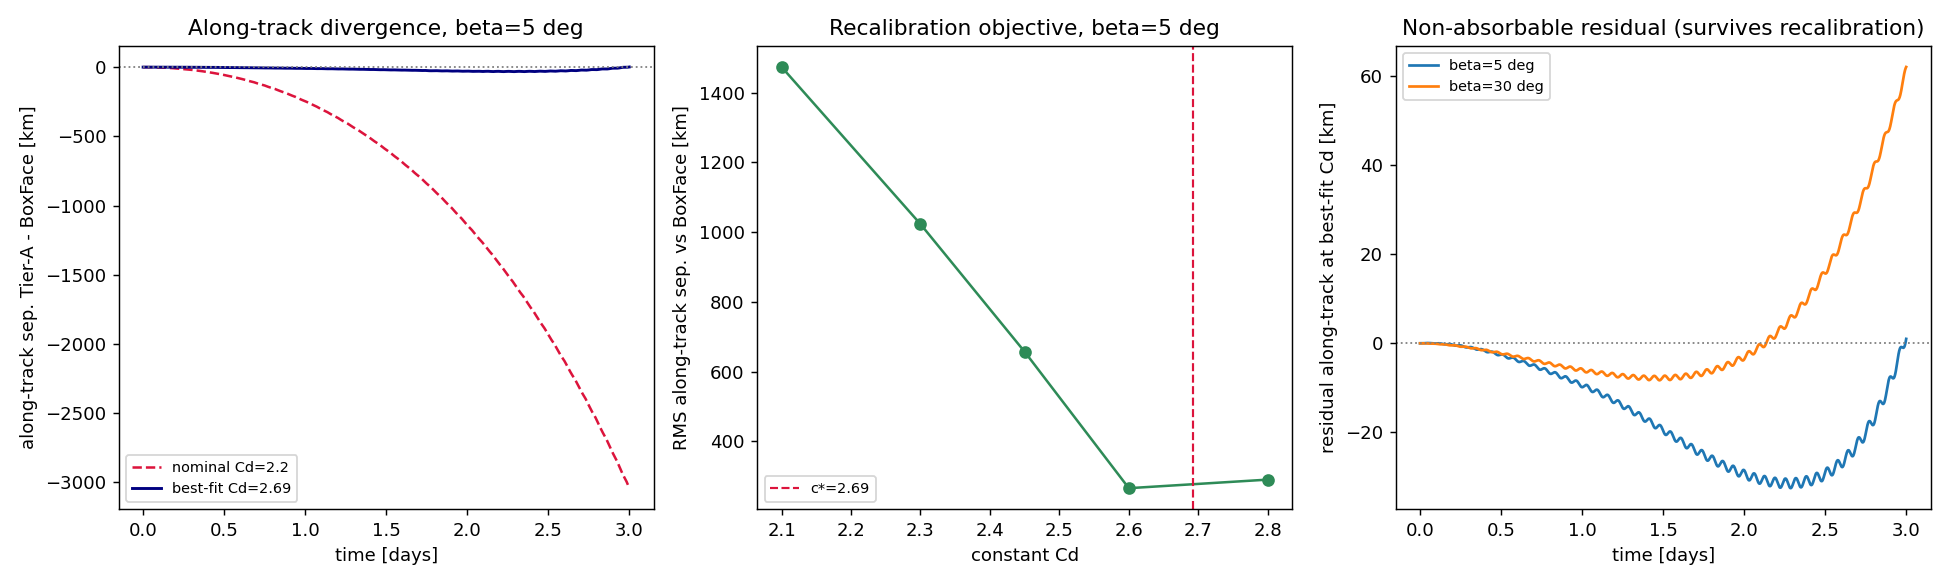

The Python source for this figure:
"""
Tier B (BoxFaceCd) RIGOROUS benefit study (build-plan Chunk 6, contract:
general-upgrades-1.md "Tier B Drag" -> Evidence pipeline 4). The final SHIP/DROP
gate: confirms (or refutes) the Chunk-1 cheap kernel-only signal with REAL
propagations.

  >>> RUN IN THE propygator CONDA ENV, NOT the throwaway venv. <<<
  This driver imports propygator, starts the JVM, and needs orekit-data. Every
  other script in this folder is venv-only (no Orekit); this one is the hybrid
  "propagate in the conda env" half the contract calls for. The shipped per-face
  table (data/box_face_cd_default.npz, Chunk 2) supplies BoxFaceCd.default().

      conda run -n propygator python cd_box_benefit_study.py > cd_box_benefit_study_results.txt

Question (the ship-or-drop gate): for a representative Sun-pointing LEO sail, is
the along-track trajectory divergence between Tier A (a best-fit CONSTANT Cd box)
and BoxFaceCd (the per-face free-molecular table) MATERIAL, and does it SURVIVE
re-fitting the constant Cd? A single scalar Cd has one degree of freedom (overall
drag scale); it can match the window-mean drag but not the attitude-correlated
SHAPE of the per-face drag. If a recalibrated scalar absorbs the divergence,
BoxFaceCd is not worth shipping; if a coherent residual survives recalibration, it
is.

Method (REAL propagate_numerical, conda env -- the rigorous twin of the Chunk-1
kinematic estimate cd_box_benefit_estimate.py):
  * Scenario reused from Chunk 1 (maintainer-confirmed): a flat Sun-pointing drag
    sail, 450 km circular / 51.6 deg, solar-max epoch, high A/m. SunPointing holds
    the body +Z face normal on the Sun, so the face-flow angle theta sweeps the
    full [0, pi] over an orbit; the beta angle (Sun vs orbit plane, set by RAAN)
    governs how much of [0, pi] the sail sees. Low beta = richest sweep = the
    worst (most material) case.
  * Run B (BoxFace): box_and_panels(..., drag_coefficient=BoxFaceCd.default()) ->
    the per-face sum. Run A (Tier A): the SAME box with a scalar drag_coefficient
    -> Orekit's BoxAndSolarArraySpacecraft projected-area drag. Identical in every
    other respect (forces, integrator, attitude, initial state, output grid), so
    the along-track difference isolates the Cd model. SRP / gravity / third-body
    are common-mode and cancel.
  * Along-track divergence: sample both trajectories on the shared grid, project
    (r_A - r_B) onto Run A's velocity unit vector. Recalibration: sweep the scalar
    Cd, minimize the RMS along-track separation vs Run B over the
    window, parabolic-refine the best-fit c*, and report the RESIDUAL divergence
    that survives at c* -- the part no constant Cd can represent. Normalize it by
    the Tier-A drag's own along-track effect (vs a no-drag reference run) so the
    verdict is a fraction, not a raw km that just scales with A/m.

Reference-only: not shipped, not in CI, outside testpaths. ASCII-only stdout
(cp1252 redirect). The maintainer makes the SHIP/DROP call from this evidence.
"""
from __future__ import annotations

import math
import time
from pathlib import Path

import numpy as np

import matplotlib

matplotlib.use("Agg")
import matplotlib.pyplot as plt  # noqa: E402

import propygator as pgr  # noqa: E402,F401  (kept for provenance / version stamp)
from propygator import (  # noqa: E402
    BoxFaceCd,
    ForceModelConfig,
    IntegratorConfig,
    KeplerianElements,
    SpacecraftConfig,
    SpacecraftGeometry,
    SunPointing,
    propagate_numerical,
)
from propygator.core.frames import Frame  # noqa: E402
from propygator.core.time import Epoch, TimeScale  # noqa: E402

# ---------------------------------------------------------------------------
# Scenario (reused verbatim from Chunk 1 cd_box_benefit_estimate.py; the
# maintainer-confirmed representative sail). Per-unit-area verdict is independent
# of A_SIDE/MASS; those + ALT only scale the absolute along-track km.
# ---------------------------------------------------------------------------
EPOCH_ISO = "2002-07-01T00:00:00"  # solar max (NRLMSISE-00 reads real CSSI SW)
ALT_KM = 450.0  # circular
INC_DEG = 51.6  # ISS-like
A_SIDE_M = 4.0  # square sail edge -> 16 m^2 large faces (+/- body Z)
Z_THICK_M = 0.02  # thin plate (2 cm); edge faces ~0.08 m^2, negligible
MASS_KG = 12.0  # A/m ~ 1.33 m^2/kg (aggressive drag sail)
WINDOW_DAYS = 3.0
OUTPUT_STEP_S = 120.0
TARGET_BETAS = [5.0, 30.0]  # deg; low = worst/richest sweep, mid = sanity
CD_GRID = [2.1, 2.3, 2.45, 2.6, 2.8]  # bracket the Chunk-1 c* ~ 2.4-2.7
CD_NOMINAL = 2.2  # textbook scalar, for the "no recalibration" contrast

R_EQ_M = 6378137.0  # WGS84 equatorial radius (for altitude reporting only)
MU_EARTH = 3.986004418e14


# ---------------------------------------------------------------------------
# RAAN <-> beta geometry (low-precision Sun, ASCII; selection only -- the
# propagator uses its own Sun. beta here is an approximate scenario label.)
# ---------------------------------------------------------------------------
def _jd(iso: str) -> float:
    dt = np.datetime64(iso)
    return 2440587.5 + (dt - np.datetime64("1970-01-01T00:00:00")) / np.timedelta64(1, "D")


def _sun_eci_hat(jd: float) -> np.ndarray:
    """Low-precision Sun unit vector in ECI (mean equator/equinox), ~0.01 deg."""
    T = (jd - 2451545.0) / 36525.0
    L = math.radians((280.460 + 36000.771 * T) % 360.0)
    M = math.radians((357.5291 + 35999.0503 * T) % 360.0)
    lam = L + math.radians(1.914666 * math.sin(M) + 0.019994 * math.sin(2 * M))
    eps = math.radians(23.439291 - 0.0130042 * T)
    return np.array([math.cos(lam), math.cos(eps) * math.sin(lam),
                     math.sin(eps) * math.sin(lam)])


def _orbit_normal(raan: float, inc: float) -> np.ndarray:
    return np.array([math.sin(inc) * math.sin(raan),
                     -math.sin(inc) * math.cos(raan),
                     math.cos(inc)])


def _raan_for_beta(target_beta_deg: float, inc: float, sun_hat: np.ndarray) -> tuple[float, float]:
    """RAAN [rad] whose orbit plane gives the beta closest to target; realized beta."""
    raans = np.linspace(0.0, 2 * math.pi, 1441)
    betas = np.degrees(np.arcsin(np.clip(
        [float(np.dot(sun_hat, _orbit_normal(o, inc))) for o in raans], -1.0, 1.0)))
    j = int(np.argmin(np.abs(betas - target_beta_deg)))
    return float(raans[j]), float(betas[j])


# ---------------------------------------------------------------------------
# Propagation helpers
# ---------------------------------------------------------------------------
def _initial_state(raan: float) -> "pgr.State":
    epoch = Epoch.from_iso(EPOCH_ISO, TimeScale.UTC)
    a = R_EQ_M + ALT_KM * 1e3
    els = KeplerianElements(a, 0.0, math.radians(INC_DEG), raan, 0.0, 0.0)
    return els.to_state(epoch, Frame.EME2000)


def _geometry(drag_coefficient) -> SpacecraftGeometry:
    return SpacecraftGeometry.box_and_panels(
        x_length_m=A_SIDE_M, y_length_m=A_SIDE_M, z_length_m=Z_THICK_M,
        drag_coefficient=drag_coefficient,
    )


def _propagate(state, drag_coefficient, *, drag: bool = True):
    """One propagation of the scenario; returns the Trajectory."""
    geom = _geometry(drag_coefficient if drag else CD_NOMINAL)
    sc = SpacecraftConfig(mass_kg=MASS_KG, geometry=geom)
    fm = ForceModelConfig(
        gravity_degree=70, gravity_order=70,
        drag=drag, atmosphere_model="NRLMSISE-00", srp=True,
    )
    return propagate_numerical(
        state, WINDOW_DAYS * 86400.0, output_step=OUTPUT_STEP_S,
        force_models=fm, spacecraft=sc, attitude=SunPointing(),
        integrator=IntegratorConfig.default(),
    )


def _along_track(traj_a, traj_b) -> np.ndarray:
    """Along-track separation [m] of A relative to B, on the shared grid.

    Projects (r_A - r_B) onto A's velocity unit vector, sample by sample.
    Truncates to the common length defensively (both share start + output_step,
    so samples align by index; a guard could in principle stop one early)."""
    n = min(len(traj_a.positions), len(traj_b.positions))
    dr = traj_a.positions[:n] - traj_b.positions[:n]
    v = traj_a.velocities[:n]
    vhat = v / np.linalg.norm(v, axis=1, keepdims=True)
    return np.einsum("ij,ij->i", dr, vhat)


def _times_days(traj, n: int) -> np.ndarray:
    return np.arange(n) * OUTPUT_STEP_S / 86400.0


def _alt_km(traj) -> tuple[float, float]:
    a0 = float(np.linalg.norm(traj.positions[0]) - R_EQ_M)
    aN = float(np.linalg.norm(traj.positions[-1]) - R_EQ_M)
    return a0 / 1e3, aN / 1e3


# ---------------------------------------------------------------------------
# Per-beta study
# ---------------------------------------------------------------------------
def run_beta(target_beta_deg: float, sun_hat: np.ndarray) -> dict:
    raan, beta = _raan_for_beta(target_beta_deg, math.radians(INC_DEG), sun_hat)
    state = _initial_state(raan)

    # Run B: the per-face BoxFace truth.
    traj_b = _propagate(state, BoxFaceCd.default())

    # Sweep the constant Cd; objective = RMS along-track separation vs B.
    grid_rms = []
    grid_traj = {}
    for c in CD_GRID:
        ta = _propagate(state, float(c))
        s = _along_track(ta, traj_b)
        grid_rms.append(float(np.sqrt(np.mean(s ** 2))))
        grid_traj[c] = ta
    grid_rms = np.array(grid_rms)

    # Parabolic refine over the 3 points bracketing the grid minimum.
    j = int(np.argmin(grid_rms))
    if 0 < j < len(CD_GRID) - 1:
        x0, x1, x2 = CD_GRID[j - 1], CD_GRID[j], CD_GRID[j + 1]
        y0, y1, y2 = grid_rms[j - 1], grid_rms[j], grid_rms[j + 1]
        denom = (x0 - x1) * (x0 - x2) * (x1 - x2)
        a_q = (x2 * (y1 - y0) + x1 * (y0 - y2) + x0 * (y2 - y1)) / denom
        b_q = (x2 ** 2 * (y0 - y1) + x1 ** 2 * (y2 - y0) + x0 ** 2 * (y1 - y2)) / denom
        c_star = -b_q / (2 * a_q) if a_q > 0 else CD_GRID[j]
        c_star = float(np.clip(c_star, CD_GRID[0], CD_GRID[-1]))
    else:
        c_star = CD_GRID[j]

    # Confirmation run at c_star (reuse a grid run if it lands on a node).
    if any(abs(c_star - c) < 1e-9 for c in CD_GRID):
        traj_a_best = grid_traj[min(CD_GRID, key=lambda c: abs(c - c_star))]
    else:
        traj_a_best = _propagate(state, c_star)
    s_best = _along_track(traj_a_best, traj_b)
    s_nom = _along_track(grid_traj.get(CD_NOMINAL) or _propagate(state, CD_NOMINAL), traj_b)

    # Tier-A drag's own along-track effect: best-fit drag run vs a no-drag run.
    traj_nodrag = _propagate(state, None, drag=False)
    s_drag_effect = _along_track(traj_a_best, traj_nodrag)

    n = len(s_best)
    return dict(
        beta=beta, raan=raan, c_star=c_star,
        cd_grid=list(CD_GRID), grid_rms=grid_rms,
        s_best=s_best, s_nom=s_nom, s_drag_effect=s_drag_effect,
        t_days=_times_days(traj_b, n),
        alt_b=_alt_km(traj_b), alt_a=_alt_km(traj_a_best),
        rms_best=float(np.sqrt(np.mean(s_best ** 2))),
        max_best=float(np.max(np.abs(s_best))),
        final_best=float(s_best[-1]),
        final_nom=float(s_nom[-1]),
        final_drag_effect=float(s_drag_effect[-1]),
        max_drag_effect=float(np.max(np.abs(s_drag_effect))),
    )


def main() -> None:
    t_start = time.perf_counter()
    sun_hat = _sun_eci_hat(_jd(EPOCH_ISO))
    dec = math.degrees(math.asin(sun_hat[2]))

    print("=" * 76)
    print("TIER B RIGOROUS BENEFIT STUDY (BoxFaceCd vs best-fit Tier-A constant Cd)")
    print("=" * 76)
    print(f"propygator {getattr(pgr, '__version__', '?')}; real propagate_numerical")
    print(f"Sail: flat {A_SIDE_M:.1f} m x {A_SIDE_M:.1f} m ({A_SIDE_M**2:.0f} m^2/face), "
          f"z={Z_THICK_M:.2f} m, m={MASS_KG:.0f} kg, A/m={A_SIDE_M**2/MASS_KG:.2f} m^2/kg")
    print(f"Orbit: {ALT_KM:.0f} km circular, inc {INC_DEG:.1f} deg, "
          f"{WINDOW_DAYS:.0f}-day window, output_step={OUTPUT_STEP_S:.0f} s")
    print(f"Epoch {EPOCH_ISO} (solar max); attitude SunPointing(+Z face -> Sun); "
          f"Sun declination {dec:+.2f} deg")
    print(f"Forces: gravity 70x70 + Sun/Moon + NRLMSISE-00 drag + SRP "
          f"(SRP/gravity common-mode, cancel in A-B)")
    print(f"Recalibration: minimize RMS along-track separation vs BoxFace over "
          f"Cd grid {CD_GRID}, parabolic refine")
    print()

    results = []
    for tb in TARGET_BETAS:
        print(f"... running beta ~ {tb:.0f} deg (BoxFace + {len(CD_GRID)} Cd-grid + "
              f"confirm + no-drag) ...", flush=True)
        results.append(run_beta(tb, sun_hat))

    print()
    print("-" * 76)
    print("PER-BETA RESULTS")
    print("-" * 76)
    for r in results:
        a0b, aNb = r["alt_b"]
        print(f"\nbeta = {r['beta']:.1f} deg  (RAAN {math.degrees(r['raan']):.1f} deg)")
        print(f"  BoxFace altitude: {a0b:.1f} -> {aNb:.1f} km over {WINDOW_DAYS:.0f} d")
        print(f"  best-fit constant Cd  c* = {r['c_star']:.3f}")
        print("  Cd grid -> RMS along-track sep [km]:")
        for c, rms in zip(r["cd_grid"], r["grid_rms"]):
            mark = "  <- min" if abs(rms - r["grid_rms"].min()) < 1e-9 else ""
            print(f"      Cd={c:.2f}: {rms/1e3:9.3f}{mark}")
        print(f"  RESIDUAL after best-fit (the non-absorbable part):")
        print(f"      RMS along-track     : {r['rms_best']/1e3:8.2f} km")
        print(f"      max |along-track|   : {r['max_best']/1e3:8.2f} km")
        print(f"      final along-track   : {r['final_best']/1e3:8.2f} km")
        print(f"  For contrast, un-recalibrated nominal Cd={CD_NOMINAL}:")
        print(f"      final along-track   : {r['final_nom']/1e3:8.2f} km")
        print(f"  Tier-A drag's own along-track effect (best-fit vs no-drag):")
        print(f"      final               : {r['final_drag_effect']/1e3:8.2f} km")
        print(f"      max                 : {r['max_drag_effect']/1e3:8.2f} km")
        frac_final = 100.0 * abs(r["final_best"]) / max(abs(r["final_drag_effect"]), 1e-9)
        frac_rms = 100.0 * r["rms_best"] / max(abs(r["max_drag_effect"]), 1e-9)
        print(f"  RESIDUAL as fraction of the Tier-A drag effect:")
        print(f"      final residual / final drag effect : {frac_final:6.2f} %")
        print(f"      RMS residual   / max drag effect   : {frac_rms:6.2f} %")
        r["frac_final"] = frac_final
        r["frac_rms"] = frac_rms

    print()
    print("-" * 76)
    print("HEADLINE")
    print("-" * 76)
    worst = max(results, key=lambda r: r["frac_final"])
    print(f"Worst case (beta {worst['beta']:.1f} deg): a best-fit CONSTANT Cd still")
    print(f"leaves {abs(worst['final_best'])/1e3:.1f} km of along-track divergence over "
          f"{WINDOW_DAYS:.0f} days,")
    print(f"= {worst['frac_final']:.2f} % of the Tier-A drag effect itself "
          f"(RMS {worst['rms_best']/1e3:.1f} km).")
    print("This is the part NO constant Cd can absorb: the attitude-correlated")
    print("per-face shape that only BoxFaceCd represents.")
    print()
    print("READING (NOT the decision -- the SHIP/DROP call is the maintainer's):")
    print("  * residual that is a coherent, growing few-% of the drag effect")
    print("    and survives recalibration => MATERIAL => SHIP signal.")
    print("  * residual that collapses to ~0 at the best-fit Cd => DROP.")
    print(f"\nTotal wall time: {time.perf_counter() - t_start:.0f} s")

    _make_figure(results)


def _make_figure(results: list[dict]) -> None:
    fig = plt.figure(figsize=(15, 4.5))
    low = min(results, key=lambda r: r["beta"])

    ax1 = fig.add_subplot(1, 3, 1)
    ax1.plot(low["t_days"], low["s_nom"] / 1e3, "--", color="crimson", lw=1.4,
             label=f"nominal Cd={CD_NOMINAL}")
    ax1.plot(low["t_days"], low["s_best"] / 1e3, "-", color="navy", lw=1.6,
             label=f"best-fit Cd={low['c_star']:.2f}")
    ax1.axhline(0.0, color="gray", ls=":", lw=1)
    ax1.set_xlabel("time [days]")
    ax1.set_ylabel("along-track sep. Tier-A - BoxFace [km]")
    ax1.set_title(f"Along-track divergence, beta={low['beta']:.0f} deg")
    ax1.legend(fontsize=8)

    ax2 = fig.add_subplot(1, 3, 2)
    ax2.plot(low["cd_grid"], low["grid_rms"] / 1e3, "o-", color="seagreen", lw=1.4)
    ax2.axvline(low["c_star"], color="crimson", ls="--", lw=1.2,
                label=f"c*={low['c_star']:.2f}")
    ax2.set_xlabel("constant Cd")
    ax2.set_ylabel("RMS along-track sep. vs BoxFace [km]")
    ax2.set_title(f"Recalibration objective, beta={low['beta']:.0f} deg")
    ax2.legend(fontsize=8)

    ax3 = fig.add_subplot(1, 3, 3)
    for r in results:
        ax3.plot(r["t_days"], r["s_best"] / 1e3, "-", lw=1.5,
                 label=f"beta={r['beta']:.0f} deg")
    ax3.axhline(0.0, color="gray", ls=":", lw=1)
    ax3.set_xlabel("time [days]")
    ax3.set_ylabel("residual along-track at best-fit Cd [km]")
    ax3.set_title("Non-absorbable residual (survives recalibration)")
    ax3.legend(fontsize=8)

    plt.tight_layout()
    out = Path(__file__).with_name("cd_box_benefit_study.png")
    plt.savefig(out, dpi=130)
    print(f"Saved figure: {out.name}")


if __name__ == "__main__":
    main()
